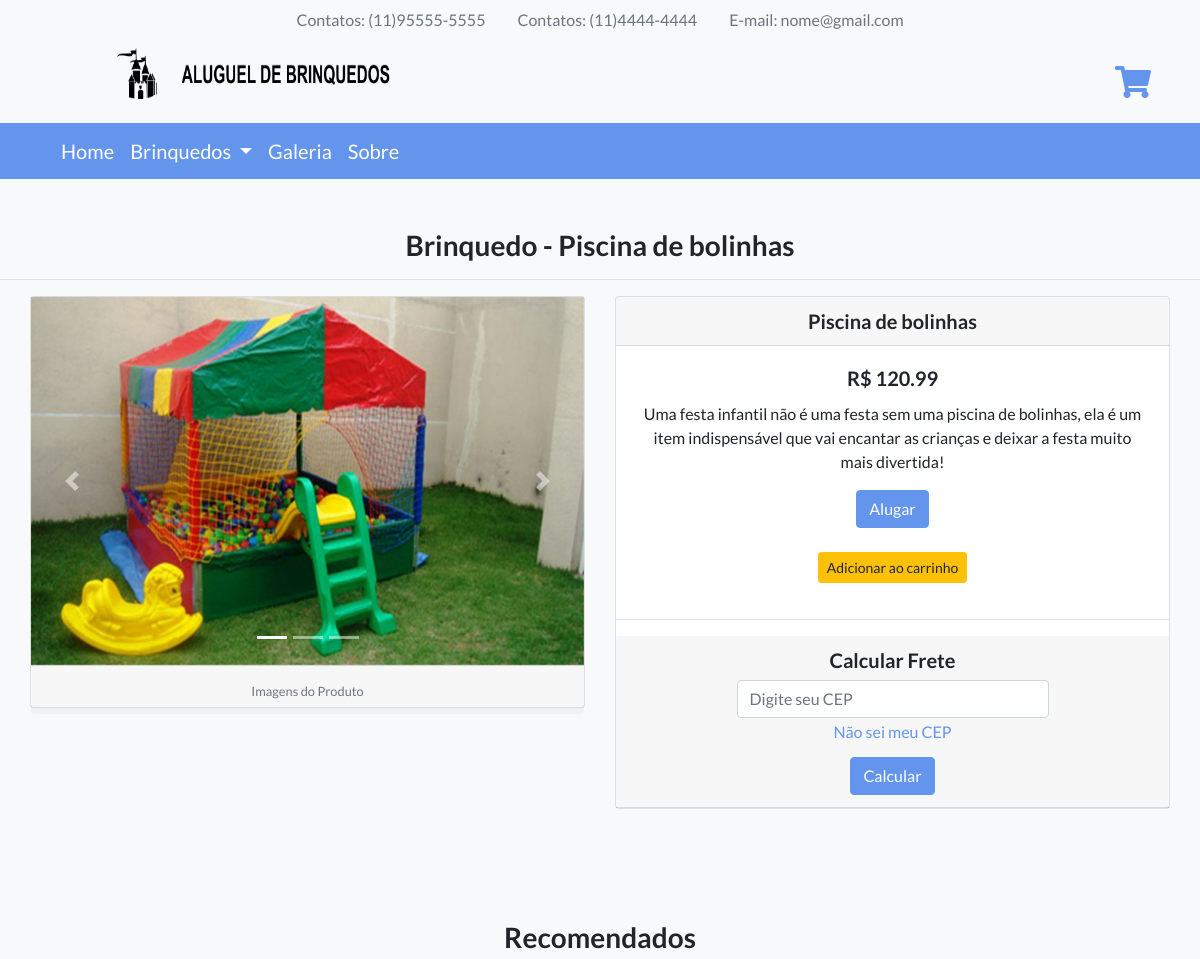
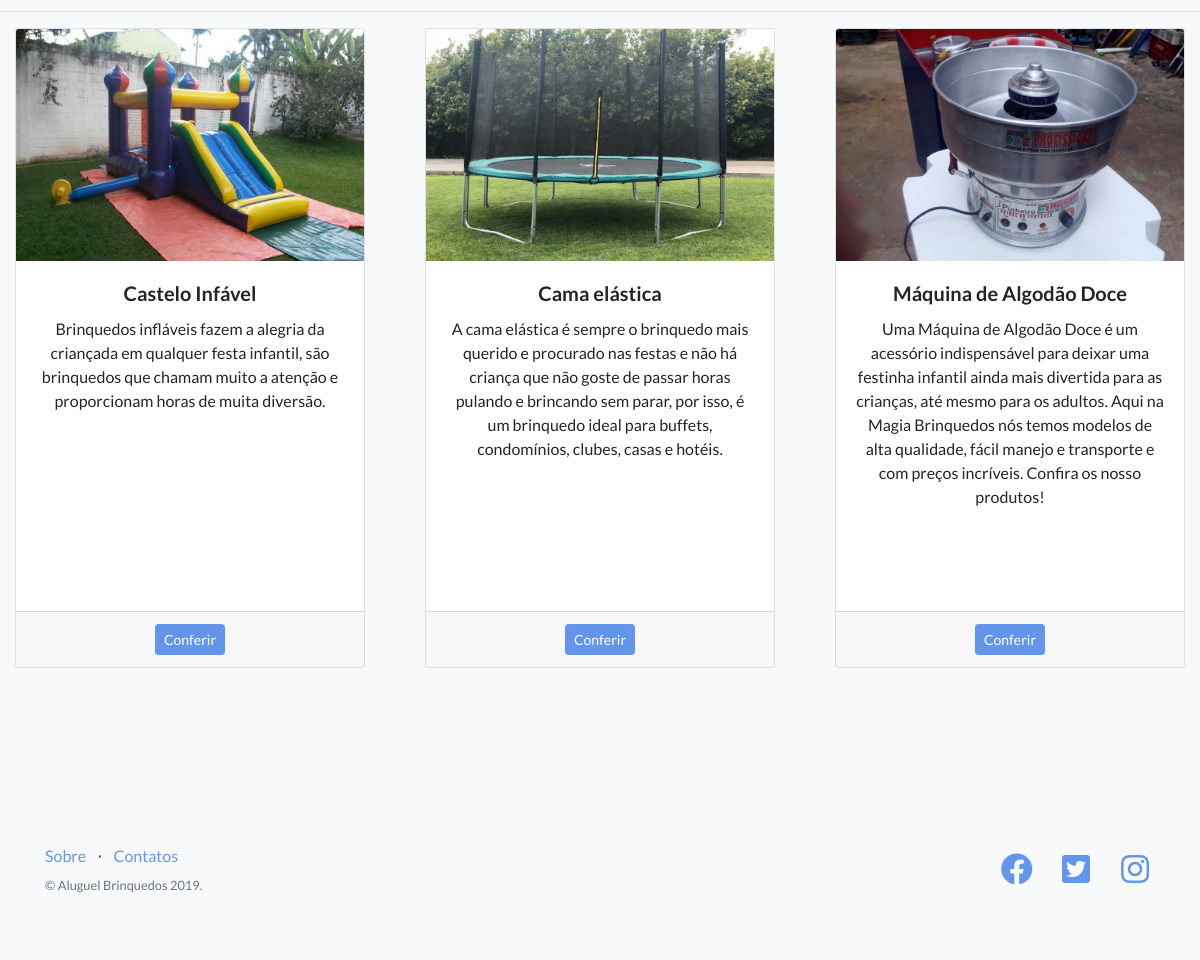
Page /view/Pag_Equipamento.php?CodEquipamento=3 on the committed database (2 pictures, top to bottom).
### tables this page shows
CREATE TABLE Equipamento(
	CodEquipamento SMALLINT NOT NULL AUTO_INCREMENT PRIMARY KEY,
    Nome VARCHAR(100),
    Descricao VARCHAR(1000),
    Peso DECIMAL(7,2), 
    Altura DECIMAL(7,2), 
    Comprimento DECIMAL(7,2), 
    Largura DECIMAL(7,2), 
    Preco DECIMAL(8,2),
    Status ENUM('Alugado','Disponivel'),
    Imagem VARCHAR(100)
);

### model/conexao.php (called while the page is built)
<?php
class Conexao{
     private $host = 'localhost';
     private $usuario = 'root';
     private $senha = '';
     private $bd = 'BrinquedosFesta';
    function Conectar(){
        try {
        $con = new PDO (
            "mysql:host=$this->host;dbname=$this->bd;charset=utf8",
            "$this->usuario",
            "$this->senha");
            $con->setAttribute(PDO::ATTR_ERRMODE,PDO::ERRMODE_EXCEPTION);
            return $con;
        }catch(PDOException $e){
            echo $e->getMessage();
        }
    }
}
?>

### controller/equipamento.controller.php (called while the page is built, shortened)
<?php
include_once('../model/equipamento.php');
$equi = new Equipamento();
        ?>

### model/equipamento.php (called while the page is built, shortened)
<?php
class Equipamento
{
    function __get($atributo)
    {
        return $this->$atributo;
    }
    private $con;
    function __construct()
    {
        include_once("conexao.php");
        $classe_con = new Conexao();
        $this->con = $classe_con->Conectar();
    }
    function RetornarDadosObj($CodEquipamento){
        $comandoSQL = "SELECT * FROM Equipamento WHERE CodEquipamento = ?";
        $exec = $this->con->prepare($comandoSQL);
        $exec->bindValue(1,$CodEquipamento,PDO::PARAM_INT);
        $exec->execute();
        if ($exec->rowCount() > 0) {
        return $exec->fetch(PDO::FETCH_OBJ);
        }
        else{
            return false;
        }
    }
    function RetornarDados($CodEquipamento){
        $comandoSQL = "SELECT * FROM Equipamento WHERE CodEquipamento = ?";
        $exec = $this->con->prepare($comandoSQL);
        $exec->bindValue(1,$CodEquipamento,PDO::PARAM_INT);
        $exec->execute();
        $dados = array();
        if ($exec->rowCount() > 0) {
            foreach ($exec->fetchAll() as $valores) {
                $equi = new Equipamento();
                $equi->CodEquipamento = $valores['CodEquipamento'];
                $equi->Nome = $valores['Nome'];
                $equi->Descricao = $valores['Descricao'];
                $equi->Peso = $valores['Peso'];
                $equi->Altura = $valores['Altura'];
                $equi->Comprimento = $valores['Comprimento'];
                $equi->Largura = $valores['Largura'];
                $equi->Preco = $valores['Preco'];
                $equi->Status = $valores['Status'];
                $equi->Imagem = $valores['Imagem'];
                $dados[] = $equi;
            }
        }
        else{
            $dados = false;
        }
       return $dados;
    }
    function ConsultarDiferente($CodEquipamento){
        $comandoSQL = "SELECT * FROM Equipamento WHERE CodEquipamento != ?";
        $exec = $this->con->prepare($comandoSQL);
        $exec->bindValue(1,$CodEquipamento,PDO::PARAM_INT);
        $exec->execute();
        $dados = array();
        if ($exec->rowCount() > 0) {
            foreach ($exec->fetchAll() as $valores) {
                $equi = new Equipamento();
                $equi->CodEquipamento = $valores['CodEquipamento'];
                $equi->Nome = $valores['Nome'];
                $equi->Descricao = $valores['Descricao'];
                $equi->Peso = $valores['Peso'];
                $equi->Altura = $valores['Altura'];
                $equi->Comprimento = $valores['Comprimento'];
                $equi->Largura = $valores['Largura'];
                $equi->Preco = $valores['Preco'];
                $equi->Status = $valores['Status'];
                $equi->Imagem = $valores['Imagem'];
                $dados[] = $equi;
            }
        }
        else{
            $dados = false;
        }
       return $dados;
    }
}
?>

### controller/pedido.controller.php (called while the page is built, shortened)
<?php
include_once("../model/pedido.php");
$ped = new Pedido();
$consulta = $ped->con->prepare("SELECT * FROM Equipamento");
$consulta->execute();
                ?>

### model/pedido.php (called while the page is built, shortened)
<?php
class Pedido
{
    function __get($atributo)
    {
        return $this->$atributo;
    }
    function __construct()
    {
        include_once("conexao.php");
        $classe_con = new Conexao();
        $this->con = $classe_con->Conectar();
    }
}
?>

### view/Pag_Equipamento.php (the view, shortened to what this page needs)
<?php include_once("../controller/equipamento.controller.php");
include_once("../controller/pedido.controller.php");
$CodEquipamento = filter_input(INPUT_GET, 'CodEquipamento', FILTER_SANITIZE_NUMBER_INT);
if(isset($_REQUEST['CodEquipamento'])):
if (!$value = $equi->RetornarDados($CodEquipamento)):
    echo "<h1>Página não encontrada</h1>";
    include_once("erro.php");
else:
    $value = $equi->RetornarDadosObj($CodEquipamento);
?>
<!DOCTYPE html>
<html lang="en">
<head>
  <link href="vendor/bootstrap/css/bootstrap.min.css" rel="stylesheet">
  <link href="vendor/fontawesome-free/css/all.min.css" rel="stylesheet">
  <link href="vendor/simple-line-icons/css/simple-line-icons.css" rel="stylesheet" type="text/css">
  <link href="css/landing-page.min.css" rel="stylesheet">
  <link href="css/css.css" rel="stylesheet">
</head>
<body>
<?php include_once("menu/menu-superior.php");?>
<section class="features-icons bg-light text-center espaco-topo" >
    <h3>Brinquedo - <?php echo $value->Nome;?></h3>
    <hr>
  <div class="container">
    <div class="row">
        <div class="card-deck">
            <div class="card brinquedos" id="brinquedos">
              <div id="carouselExampleControls" class="carousel slide" data-ride="carousel">
                <ol class="carousel-indicators">
                  <li data-target="#carouselExampleIndicators" data-slide-to="0" class="active"></li>
                  <li data-target="#carouselExampleIndicators" data-slide-to="1"></li>
                  <li data-target="#carouselExampleIndicators" data-slide-to="2"></li>
                </ol>
                <?php
                  $CodEquipamento = $value->CodEquipamento;
                  if ($CodEquipamento == 1){
                    $img1 = "<img class='d-block w-100' src='img/Produtos/CasteloInflavel/1.jpg' alt='Primeiro Slide'>";
                    $img2 = "<img class='d-block w-100' src='img/Produtos/CasteloInflavel/2.jpg' alt='Segundo Slide'>";
                    $img3 = "<img class='d-block w-100' src='img/Produtos/CasteloInflavel/3.jpg' alt='Terceiro Slide'>";
                  }
                  else if ($CodEquipamento == 2){
                      $img1 = '<img class="d-block w-100" src="img/Produtos/CamaElastica/1.jpg" alt="Primeiro Slide">';
                      $img2 = '<img class="d-block w-100" src="img/Produtos/CamaElastica/2.jpg" alt="Segundo Slide">';
                      $img3 = '<img class="d-block w-100" src="img/Produtos/CamaElastica/3.jpg" alt="Terceiro Slide">';
                  }
                  else if ($CodEquipamento == 3){
                    $img1 = '<img class="d-block w-100" src="img/Produtos/PiscinaBolinhas/1.jpg" alt="Primeiro Slide">';
                    $img2 = '<img class="d-block w-100" src="img/Produtos/PiscinaBolinhas/2.jpg" alt="Segundo Slide">';
                    $img3 = '<img class="d-block w-100" src="img/Produtos/PiscinaBolinhas/3.jpg" alt="Terceiro Slide">';
                    }
                    if ($CodEquipamento <= 4) {
                    echo "<div class='carousel-item active'>
                            $img1
                          </div>
                          <div class='carousel-item'>
                            $img2
                          </div>
                          <div class='carousel-item'>
                            $img3
                          </div>";
                    }
                    else{
                    echo "<img class='d-block w-100' src='img/Produtos/$value->Imagem' width='555' height='400' alt='Imagem Equipamento'>";
                    }
                  ?>
                  <a class="carousel-control-prev" href="#carouselExampleControls" role="button" data-slide="prev">
                    <span class="carousel-control-prev-icon" aria-hidden="true"></span>
                  </a>
                  <a class="carousel-control-next" href="#carouselExampleControls" role="button" data-slide="next">
                    <span class="carousel-control-next-icon" aria-hidden="true"></span>
                  </a>
                </div>
              <div class="card-footer">
                  <small class="text-muted">Imagens do Produto</small>
              </div>
            </div>
            <div class="card">
              <h5 class="card-header"><?php echo $value->Nome;?></h5>
              <div class="card-body">
                <h5 class="card-title">R$ <?php echo $value->Preco;?>
                  <br>
                </h5>
                <p class="card-text">
                  <?php echo $value->Descricao;?>
                </p>
                <?php if ($value->Status != "Disponivel") {
                  echo "<a href='#' class='btn btn-danger'>Indisponivel</a>";
                }else{
                  echo "<a href='' class='btn btn-primary'>Alugar</a>";
                }?>
                <br>
                <br>
                <button type='button' carrinho='btn_add_carrinho' value='<?php echo $value->CodEquipamento;?>' class='btn btn-warning btn-sm'>
                  Adicionar ao carrinho
                </button>
              </div>
              <hr>
              <center>
              <h5 class="card-header">
                <div class="col-md-8 col-sm-8 ">
                  <div class="form-group">
                    <label for="exampleInputEmail1">Calcular Frete</label>
                    <input type="text" class="form-control" id="cep" placeholder="Digite seu CEP" maxlength="10" onkeydown="javascript: fMasc(this, mCEP)">
                    <small class="form-text text-muted">
                      <a href="http://www.consultaenderecos.com.br/busca-endereco" target="_blank">Não sei meu CEP</a>
                    </small>
                  </div>
                </div>
                <button onclick="calculo();" class="btn btn-primary">Calcular</button>
              </h5>
              </center>
            </div>
        </div>
    </div>
  </div>
</section>
<section class="features-icons bg-light text-center espaco" >
<h3>Recomendados</h3>
  <hr>
  <div class="container-fluid">
    <div class="row">
      <div class="card-deck">
        <?php foreach($equi->ConsultarDiferente($value->CodEquipamento) as $valor): ?>
          <div class="col-md-4">
            <div class="card" style="height: 40rem;">
              <img class="card-img-top" src="img/Produtos/<?php echo $valor->Imagem;?>"alt="Imagem de capa do card">
              <div class="card-body">
                <h5 class="card-title"><?php echo $valor->Nome;?></h5>
                <p class="card-text"><?php echo $valor->Descricao;?></p>
              </div>
              <div class="card-footer">
                <a href="Pag_Equipamento.php?CodEquipamento=<?php echo $valor->CodEquipamento;?>" class="btn btn-primary btn-sm" tabindex="-1" role="button">Conferir</a>
              </div>
            </div>
          </div>
        <?php endforeach; ?>
      </div>
    </div>
  </div>
</section>
  <?php include_once("menu/menu-inferior.php");?>
</body>
</html>
<?php
endif;
  else:
    echo "<h1>Página não encontrada</h1>";
    include_once("erro.php");
  endif;
?>

### view/css/css.css (style rules this page uses)
.espaco { padding-top: 0px !important; }
.espaco-topo { padding-top: 50px !important; }
.brinquedos { height: 411.992188px !important; }
#brinquedos { height: 411.992188px !important; }

### rows in the picture
equipamento: Nome "Piscina de bolinhas", Preco "120.99", Descricao "Uma festa infantil não é uma festa sem uma piscina de bolinhas, ela é um item indispensável que vai encantar as crianças e deixar a festa muito mais divertida!"
equipamento: Imagem (picture), Nome "Castelo Infável", Descricao "Brinquedos infláveis fazem a alegria da criançada em qualquer festa infantil, são brinquedos que chamam muito a atenção e proporcionam horas de muita diversão."
equipamento: Imagem (picture), Nome "Cama elástica", Descricao "A cama elástica é sempre o brinquedo mais querido e procurado nas festas e não há criança que não goste de passar horas pulando e brincando sem parar, por isso, é um brinquedo ideal para buffets, condomínios, clubes, casas e hotéis."
equipamento: Imagem (picture), Nome "Máquina de Algodão Doce", Descricao "Uma Máquina de Algodão Doce é um acessório indispensável para deixar uma festinha infantil ainda mais divertida para as crianças, até mesmo para os adultos. Aqui na Magia Brinquedos nós temos modelos de alta qualidade, fácil manejo e transporte e com preços incríveis. Confira os nosso produtos!"
